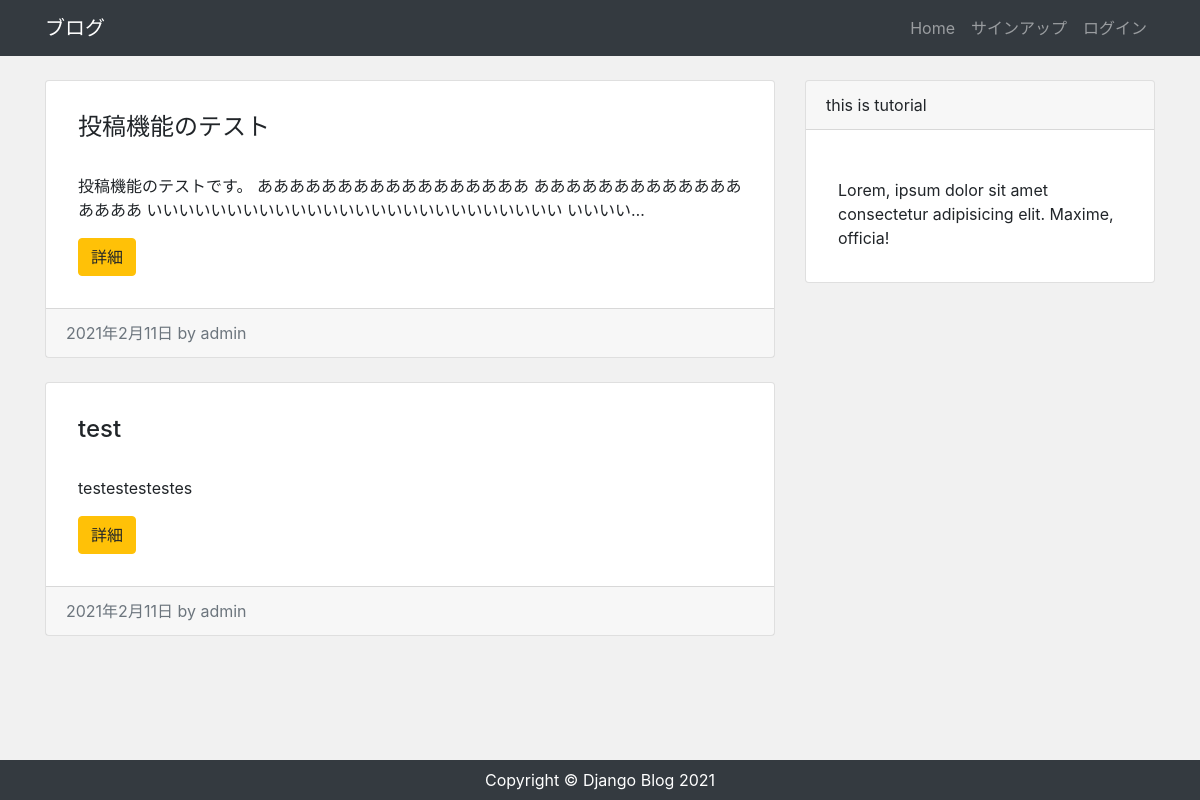
Before: / with the older database file.
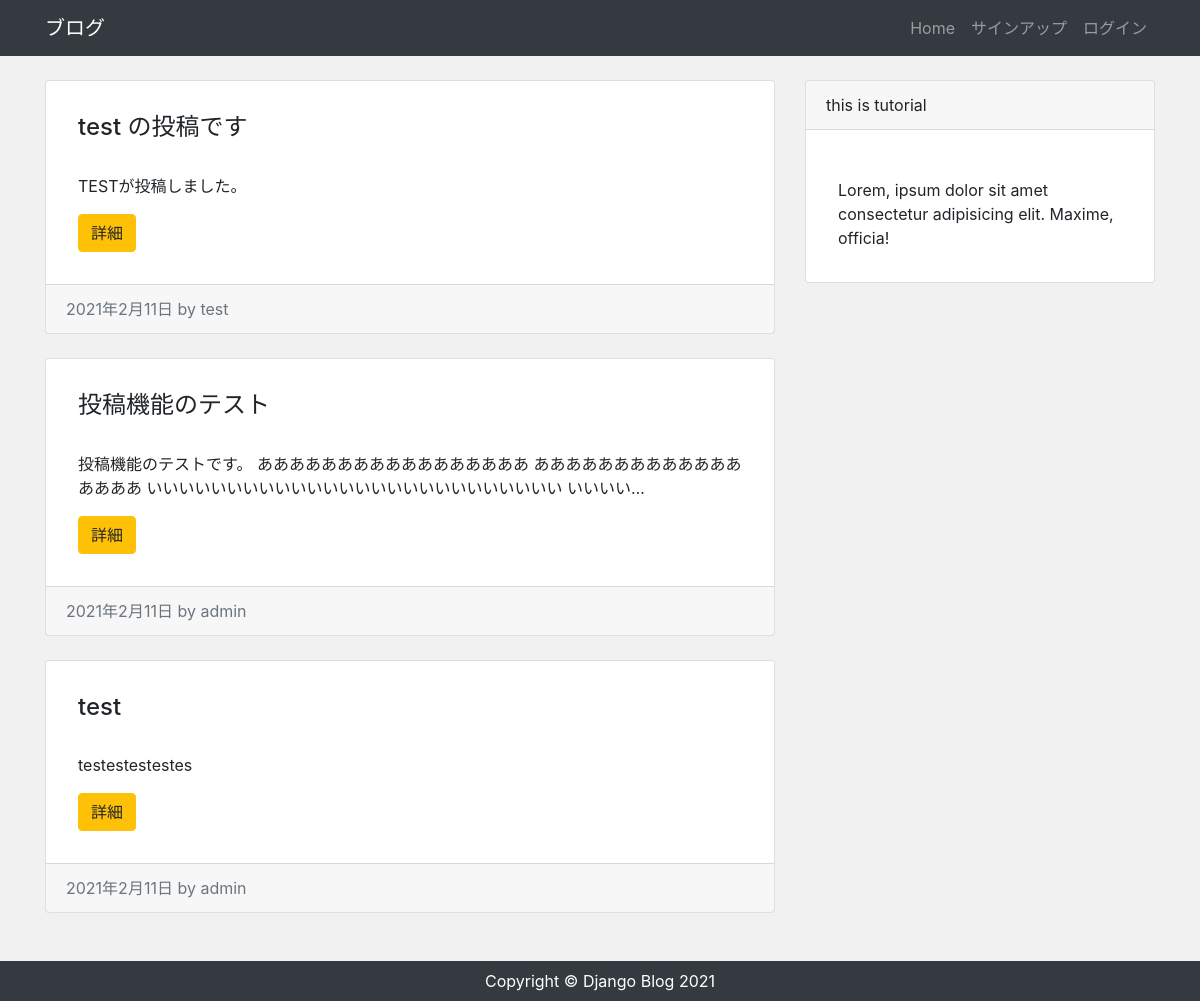
After: the same page with the newer database file.
### app/models.py (models this page shows, shortened)
class Post(models.Model):
  author = models.ForeignKey(settings.AUTH_USER_MODEL, on_delete=models.CASCADE)
  title = models.CharField('タイトル',max_length=200)
  content = models.TextField('本文')
  created = models.DateTimeField('作成日', default=timezone.now)

### app/views.py (the view)
# urls.py: path('',views.IndexView.as_view(),name='index'),
class IndexView(View):
  def get(self,request,*args,**kwargs):
    post_data = Post.objects.order_by('-id')
    return render(request, 'app/index.html', {
      'post_data': post_data
    })

### app/templates/app/index.html (shortened to what this page needs)
{% extends 'app/base.html' %}
{% block content %}
<div class="row my-4">
  <div class="col-md-8">
    {% for post in post_data %}
    <div class="card mb-4">
      <div class="card-body">
        <h2 class="card-title">{{ post.title }}</h2>
        <p class="card-text">{{ post.content|truncatechars:100 }}</p>
        <div class="btn btn-warning">詳細</div>
      </div>
      <div class="card-footer text-muted">
        {{ post.created|date }} by {{ post.author }}
      </div>
    </div>
    {% endfor %}
  </div>
  <div class="col-md-4">
    <div class="card">
      <div class="card-header">this is tutorial</div>
      <div class="card-body">
        <p class="mb-0">Lorem, ipsum dolor sit amet consectetur adipisicing elit. Maxime, officia!</p>
      </div>
    </div>
  </div>
</div>
{% endblock %}

Changed rows visible on the page:
added Post: title "test の投稿です", content "TESTが投稿しました。", created "2021年2月11日", author "test"
